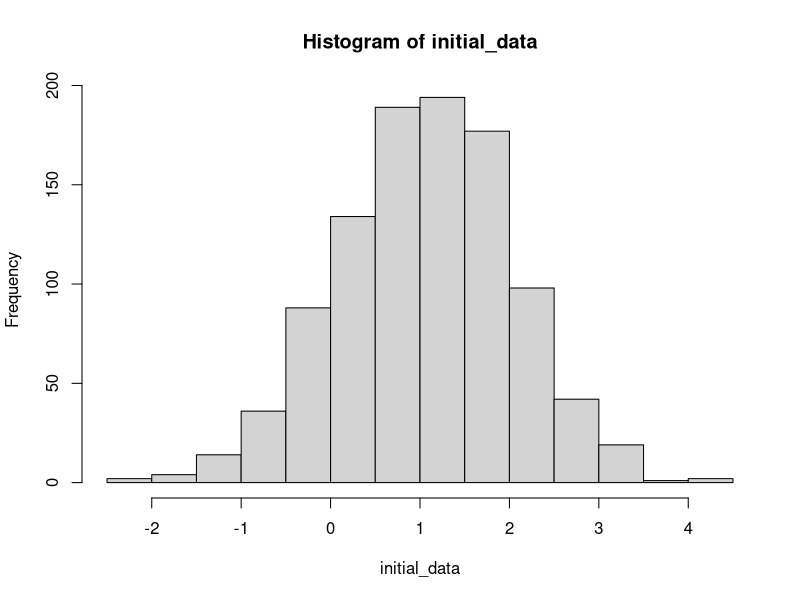
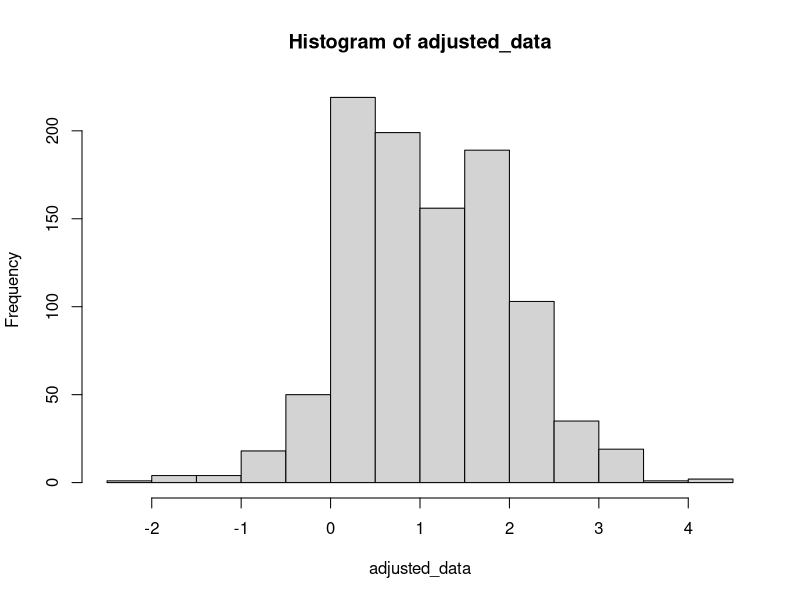

R code for these plots, in order:
## ---- chunk 1
#| label: fig-initial
#| echo: false
#| warning: false
#| message: false
#| 
library(tidyverse)

set.seed(438)

initial_data <- rnorm(1000, mean = 1, sd = 1)
mean(initial_data)
hist(initial_data)
## ---- chunk 2
#| label: fig-adjusted
#| echo: false
#| warning: false
#| message: false

set.seed(438)

initial_data <- rnorm(1000, mean = 1, sd = 1)

adjusted_data <- initial_data
adjusted_data[901:1000] <- initial_data[1:100]
negatives <- which(adjusted_data < 0)

#Find Negative value
adjusted_data[
  sample(negatives,
         size = length(negatives)/2)] <- abs(
           adjusted_data[sample(negatives, 
                                size = length(negatives)/2)])
adjusted_data[
  which(adjusted_data >= 1 & adjusted_data <= 1.1)] <- adjusted_data[
    which(adjusted_data >= 1 & adjusted_data <= 1.1)] / 10

mean(adjusted_data)
hist(adjusted_data)
